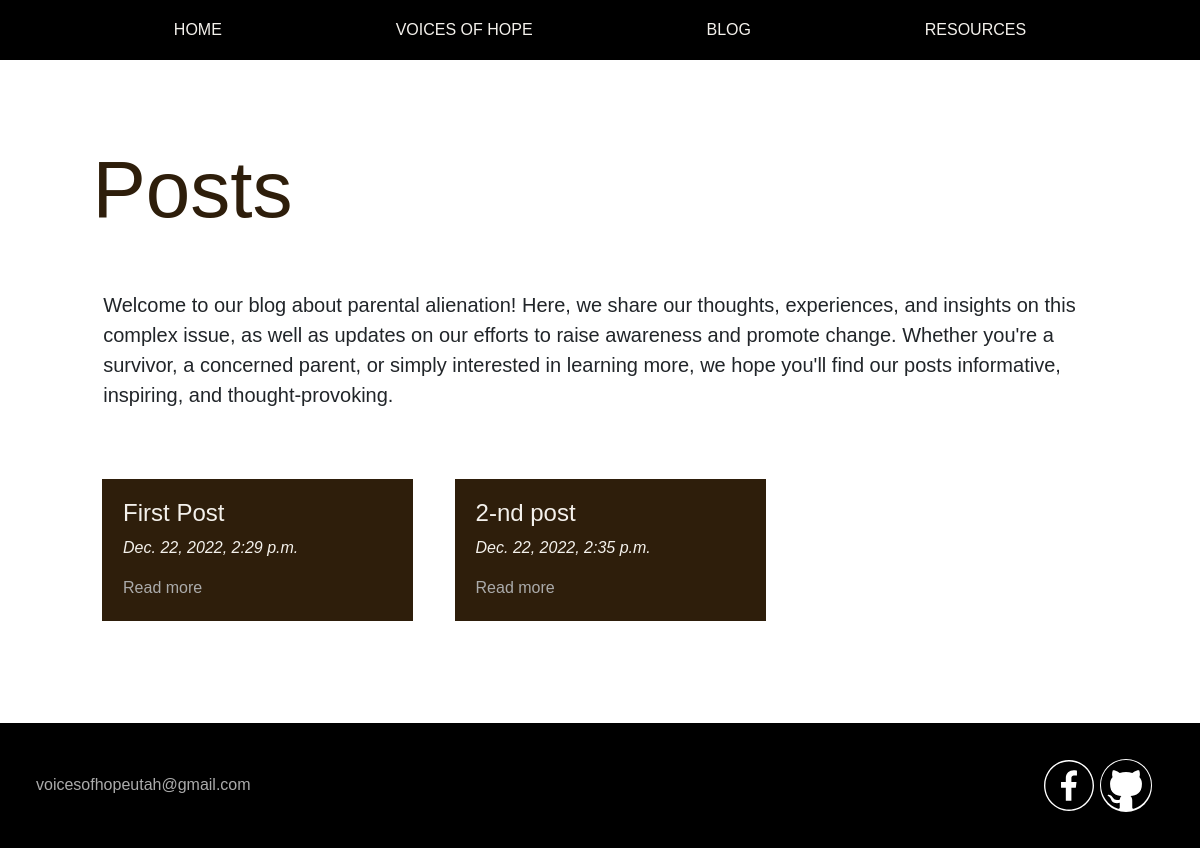
/blog, run on an earlier commit of the app's database.
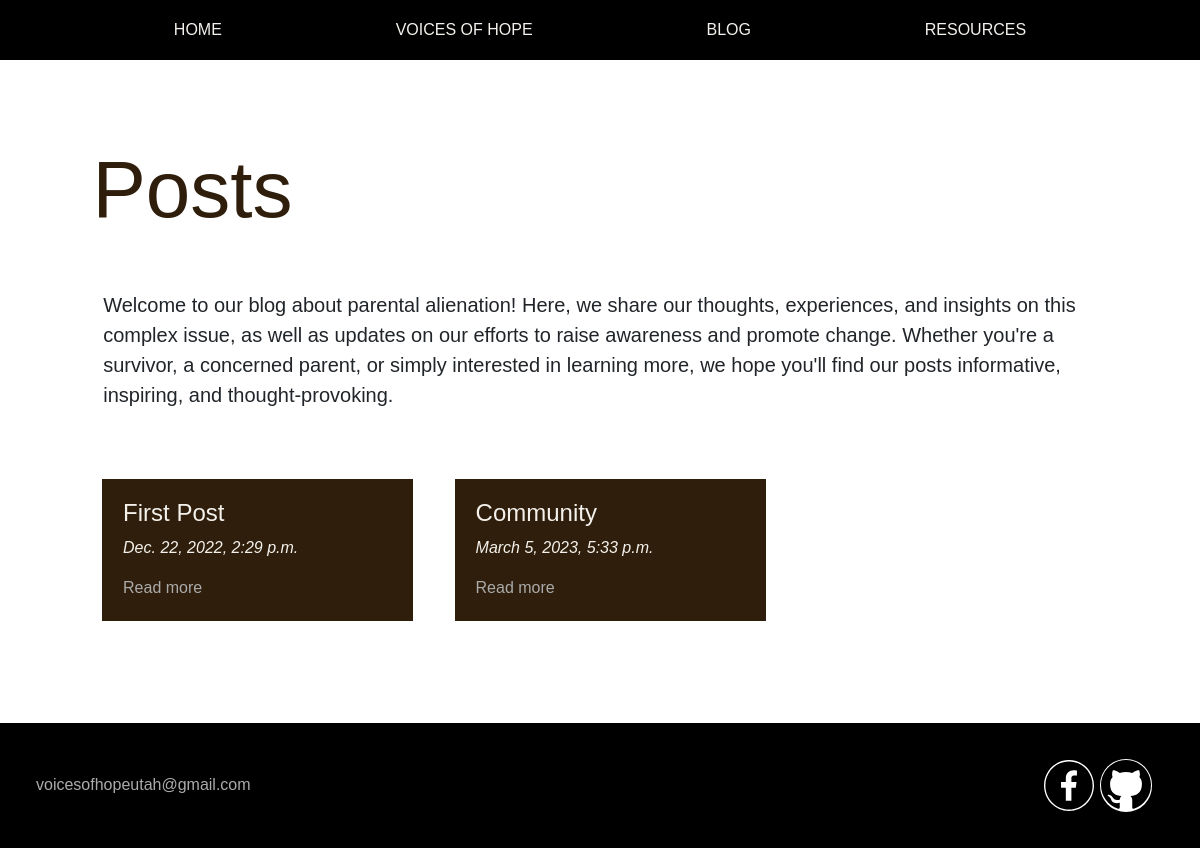
And on a later commit of the database.
### core/models.py (models this page shows, shortened)
class Post(models.Model):
    title = models.CharField(max_length=20)
    post = models.TextField(null=False)
    time = models.DateTimeField(default=datetime.datetime.now())
    class Meta:
        verbose_name = 'Post'

### core/views.py (the view)
# urls.py: path('blog', views.blog, name='blog'),
def blog(request, post_id=None):
    template = f"{template_path}/blog"
    if not post_id:
        template = f'{template}/blog.html'
        data = {"title": "Posts", "posts": Post.objects.all()}
        return render(request, template, context=data)
    else:
        template = f'{template}/post.html'
        post = Post.objects.get(id=post_id)
        data = {"title": post.title, "post": post}
        return render(request, template, context=data)

### templates/pages/blog/blog.html
{% extends "base.html" %}
{% load static %}
{% block content %}
<div id="posts_view">
    <h1 class="title color">Posts</h1>
    <p class="page-description">
        Welcome to our blog about parental
        alienation! Here, we share our thoughts,
        experiences, and insights on this complex issue,
        as well as updates on our efforts to raise awareness
        and promote change. Whether you're a survivor,
        a concerned parent, or simply interested in learning
        more, we hope you'll find our posts informative,
        inspiring, and thought-provoking.
    </p>
    <div id="posts">
        {% for post in posts %}
        <div class="post b-color second-color">
            <h1 class="post-title">{{ post.title }}</h1>
            <p class="post-time">{{ post.time }}</p>
            <a href="/blog/{{ post.id }}">Read more</a>
        </div>
        {% endfor %}
    </div>
</div>
{% endblock %}

### templates/base.html (shortened to what this page needs)
<!DOCTYPE html>
<html lang="eng">
<head>
    {% include 'base_part/css.html' %}
</head>
<body>
    <header>{% include 'base_part/header.html' %}</header>
    <main>
        <div id="content">{% block content %}{% endblock %}</div>
        <div id="footer">{% include 'base_part/footer.html' %}</div>
    </main>
</body>
</html>

### templates/base_part/css.html (shortened to what this page needs)
{% load static %}
<link rel="stylesheet"
      href="https://cdn.jsdelivr.net/npm/bootstrap@5.1.3/dist/css/bootstrap.min.css"
>
<link rel="stylesheet" href="{% static 'css/main.css' %}">
<link rel="stylesheet" href="{% static 'css/stories.css' %}">
<link rel="stylesheet" href="{% static 'css/posts.css' %}">
<link rel="stylesheet" href="{% static 'css/resources.css' %}">
<link rel="stylesheet" href="{% static 'css/test.css' %}">
<link rel="stylesheet" href="{% static 'css/style.css' %}">
<link rel="stylesheet" href="{% static 'css/style_min.css' %}">

### templates/base_part/header.html
<a href="/" class='second-color'>HOME</a>
<a href="/stories" class='second-color'>VOICES OF HOPE</a>
<a href="/blog" class='second-color'>BLOG</a>
<a href="/resources" class='second-color'>RESOURCES</a>

### templates/base_part/footer.html
{% load static %}
<div id="footer-contacts">
    <a href="mailto::voicesofhopeutah@gmail.com">voicesofhopeutah@gmail.com</a>
</div>
<div id="footer-social-networks">
    <a href="https://www.facebook.com/LillyJLandikusic">
        <img src="{% static 'img/svg/facebook.svg' %}" alt="">
    </a>
    <a id="git" href="https://github.com/vladibuyanov/VOH">
        <img src="{% static 'img/svg/git.svg' %}" alt="">
    </a>
</div>

### static/css/posts.css (style rules this page uses)
#posts_view { padding: 5%; }
#posts { display: flex; flex-wrap: wrap; padding: 2%; }
.post { padding: 2%; margin: 2%; width: 30%; }
.post-time { font-style: italic; }

### static/css/style.css (style rules this page uses)
body { font-family: "Cinzel", sans-serif; }
.title { font-size: 80px; padding: 3%; }
.page-description { font-size: 20px; padding: 1% 4%; }
h1 { font-size: x-large; }
p { font-size: 16px; }
a { color: #ababab; text-decoration: none; }
.color { color: #2e1e0b; }
.second-color { color: #F4F1EC; }
.b-color { background-color: #2e1e0b; }
header { width: 100%; height: 60px; position: fixed; z-index: 1; top:0; display: flex; justify-content: space-evenly; align-items: center; flex-direction: row; background-color: black; }
main { margin-top: 50px; display: flex; flex-direction: column; }
#footer { background-color: black; padding: 3%; display: flex; justify-content: space-between; align-items: center; }
#footer-contacts { display: flex; flex-direction: column; }
#footer-social-networks { width: 120px; display: flex; align-items: center; }
#footer-social-networks img { width: 50px; }
#git { background: white; border-radius: 50%; margin-left: 5%; padding: 1%; }

What changed in the data, as far as the page shows it:
removed Post: title "2-nd post", time "Dec. 22, 2022, 2:35 p.m."
added Post: title "Community", time "March 5, 2023, 5:33 p.m."
